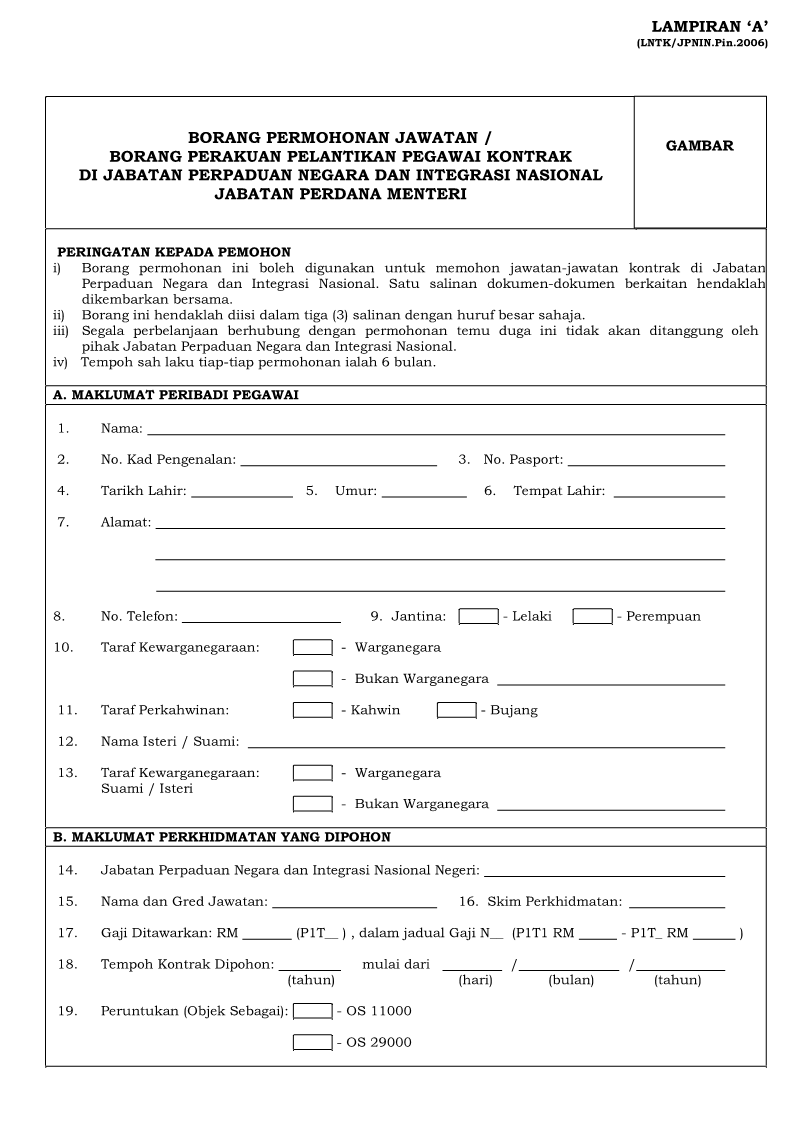
#> input picture borang_compress_1.png, 794 x 1123 px
$ jupyter execute --allow-errors convert_image_to_text_easyocr.ipynb
#> lines starting #> are read from the running program, lines starting #| are printed output that depends on the picture; after the words box and inside, x2 and y2 are one past the last pixel; in counts of white or black regions, pixels touching at a corner belong together
[cell 1]
from PIL import Image
import easyocr
import cv2
from matplotlib import pyplot as plt
import numpy as np
from typing import Union, Tuple

[cell 2]
IMG_PATH = "borang_compress_1.png"

[cell 3]
plt.figure(figsize=(20,12))
plt.imshow(cv2.imread(IMG_PATH))

#> (a cell that did not finish here is left out)

#> (a cell that did not finish here is left out)

#> (a cell that did not finish here is left out)

#> (a cell that did not finish here is left out)

[cell 8]
img = cv2.imread(IMG_PATH)
#> img is the input picture: shape (1123, 794, 3); min 0, max 255, mean 242.3
spacer = 100
#> (the rest of this cell did not finish here and is left out)

[cell 9]
img = cv2.imread(IMG_PATH)
type(img)

[cell 10]
def Rectangle_Around_Text_Blob(img_path: Union[np.ndarray, str]) -> np.ndarray:
#> called with img_path = 'borang_compress_1.png'
    if isinstance(img_path, np.ndarray):
        img = img_path
    elif isinstance(img_path, str):
        img = cv2.imread(img_path)
    gray = cv2.cvtColor(img, cv2.COLOR_BGR2GRAY)
    blur = cv2.GaussianBlur(gray,(5,5),0)
    ret, thresh1 = cv2.threshold(blur, 0, 255, cv2.THRESH_OTSU + cv2.THRESH_BINARY_INV)
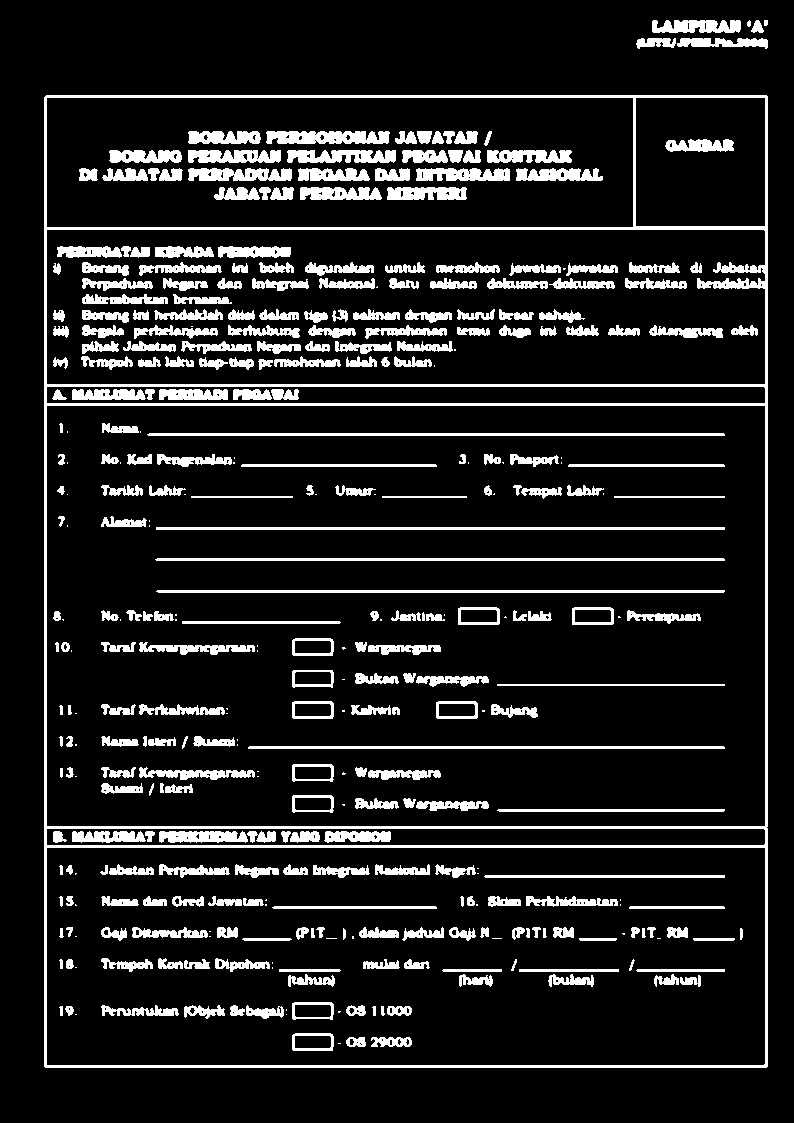
#> thresh1: shape (1123, 794); 12.4% white; 371 white regions (75 under 20 px), largest, box (x1, y1, x2, y2) and area: (44, 95, 768, 1068) 22275, (147, 433, 725, 436) 1730, (156, 527, 725, 530) 1707
#> ret = 209
    rect_kernel = cv2.getStructuringElement(cv2.MORPH_RECT, (18, 18))
    dilation = cv2.dilate(thresh1, rect_kernel, iterations = 1)
#> dilation: shape (1123, 794); 56.9% white; 21 black regions (4 under 20 px)
    contours, _ = cv2.findContours(dilation, cv2.RETR_EXTERNAL,
                                                    cv2.CHAIN_APPROX_NONE)
#> contours = 2 contours; box (x1, y1, x2, y2) and area: (36, 87, 777, 1077) 731856, (628, 12, 777, 58) 6162

    for cnt in contours:
        x, y, w, h = cv2.boundingRect(cnt)
        roi = thresh1[y:y+h, x:x+w]
        # Drawing a rectangle on copied image
        rect = cv2.rectangle(img, (x, y), (x + w, y + h), (0, 255, 0), 2)
#> this loop made 2 passes
#> (x, y, w, h) on passes 1 to 2: (36, 87, 741, 990), (628, 12, 149, 46)
#> pass 1, in Rectangle_Around_Text_Blob, `roi = thresh1[y:y+h, x:x+w]`:
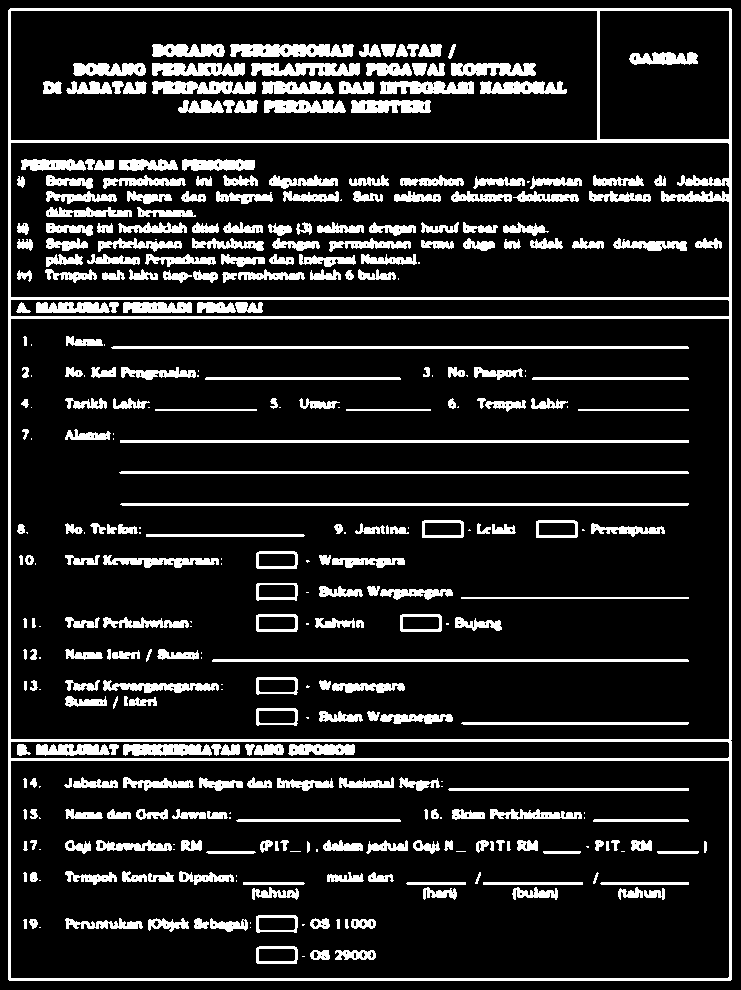
#> roi: shape (990, 741); 14.8% white; 365 white regions (75 under 20 px), largest, box (x1, y1, x2, y2) and area: (8, 8, 732, 981) 22275, (111, 346, 689, 349) 1730, (120, 440, 689, 443) 1707
    return img

image = Rectangle_Around_Text_Blob(IMG_PATH)
plt.figure(figsize=(20,12))
plt.imshow(image)
plt.show()

[cell 11]
type(img)

[cell 12]
def Remove_Table(img_path: Union[np.ndarray, str]) -> Tuple[np.ndarray, np.ndarray]:
    if isinstance(img_path, np.ndarray):
        image = img_path
    elif isinstance(img_path, str):
        image = cv2.imread(img_path)
    result = image.copy()
    gray = cv2.cvtColor(image,cv2.COLOR_BGR2GRAY)
    thresh = cv2.threshold(gray, 0, 255, cv2.THRESH_BINARY_INV + cv2.THRESH_OTSU)[1]
#> thresh: shape (1123, 794); 5.5% white in thin lines or dots, all inside (x1, y1, x2, y2) = (45, 20, 768, 1068)

    # Remove horizontal lines
    horizontal_kernel = cv2.getStructuringElement(cv2.MORPH_RECT, (40,1))
    remove_horizontal = cv2.morphologyEx(thresh, cv2.MORPH_OPEN, horizontal_kernel, iterations=2)
#> remove_horizontal: shape (1123, 794); 1.2% white in thin lines or dots, all inside (x1, y1, x2, y2) = (47, 96, 769, 1067)
    cnts = cv2.findContours(remove_horizontal, cv2.RETR_EXTERNAL, cv2.CHAIN_APPROX_SIMPLE)
#> cnts = 25 contours, 20 with area under 20; largest, box (x1, y1, x2, y2) and area: (500, 684, 727, 686) 226, (48, 227, 769, 229) 132, (616, 496, 727, 498) 110, (194, 496, 295, 498) 100, (384, 496, 469, 498) 84
    cnts = cnts[0] if len(cnts) == 2 else cnts[1]
    for c in cnts:
        cv2.drawContours(result, [c], -1, (255,255,255), 5)
#> this loop made 25 passes
#> c on passes 1 to 8: [[47, 1066], [768, 1066]], [[638, 970], [726, 970]], [[521, 970], [620, 970]], [[631, 907], [726, 907]], [[274, 907], [438, 907]], [[486, 876], [726, 876]], [[47, 846], [768, 846]], [[48, 827], [767, 827]]
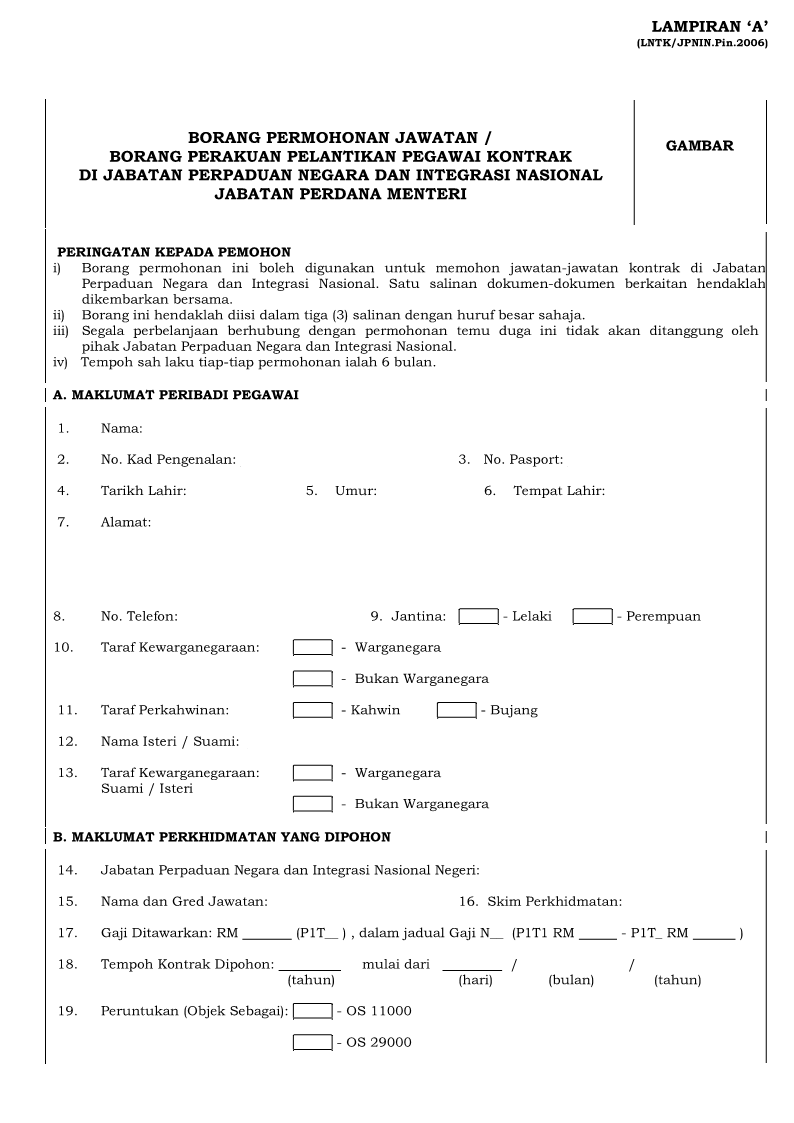
#> result: shape (1123, 794, 3); 1.94% of pixels changed, all inside (x1, y1, x2, y2) = (45, 95, 767, 1068)

    # Remove vertical lines
    vertical_kernel = cv2.getStructuringElement(cv2.MORPH_RECT, (1,40))
#> vertical_kernel = 40 values from 1 to 1
    remove_vertical = cv2.morphologyEx(thresh, cv2.MORPH_OPEN, vertical_kernel, iterations=2)
#> remove_vertical: shape (1123, 794); 0.23% white in thin lines or dots, all inside (x1, y1, x2, y2) = (45, 98, 767, 1070)
    cnts = cv2.findContours(remove_vertical, cv2.RETR_EXTERNAL, cv2.CHAIN_APPROX_SIMPLE)
#> cnts = 7 contours, all with area under 20
    cnts = cnts[0] if len(cnts) == 2 else cnts[1]
    for c in cnts:
        cv2.drawContours(result, [c], -1, (255,255,255), 5)
#> this loop made 7 passes
#> c on passes 1 to 7: [[766, 830], [766, 1069]], [[45, 830], [45, 1069]], [[766, 407], [766, 828]], [[45, 231], [45, 828]], [[766, 98], [766, 386]], [[634, 98], [634, 230]], [[45, 98], [45, 229]]
#> result: shape (1123, 794, 3); 0.33% of pixels changed, all inside (x1, y1, x2, y2) = (45, 99, 767, 1064)

    return thresh, result

[cell 13]
img = cv2.imread(IMG_PATH)

thresh, result = Remove_Table(img)

plt.figure(figsize=(20,12))
plt.imshow(img)
plt.imshow(thresh)

[cell 14]
plt.figure(figsize=(20,12))
plt.imshow(result)

[cell 15]
plt.figure(figsize=(20,12))
plt.imshow(img)
plt.imshow(Rectangle_Around_Text_Blob(result))
#> in Rectangle_Around_Text_Blob (call 2), `ret, thresh1 = cv2.threshold(blur, 0, 255, cv2.THRESH_OTSU + cv2.THRES..`: ret = 205
#> in Rectangle_Around_Text_Blob (call 2), `contours, _ = cv2.findContours(dilation, cv2.RETR_EXTERNAL, cv2.CHAIN_..`: contours = 49 contours; largest, box (x1, y1, x2, y2) and area: (45, 238, 772, 379) 74548, (71, 123, 612, 209) 35364, (93, 919, 421, 1060) 26144, (284, 630, 547, 728) 17472, (284, 756, 498, 822) 10387
#> the loop in Rectangle_Around_Text_Blob (call 2), `for cnt in contours:` made 49 passes
#> (x, y, w, h) on passes 1 to 8: (51, 998, 35, 27), (646, 966, 64, 30), (541, 966, 62, 30), (621, 951, 23, 29), (355, 951, 171, 45), (51, 951, 34, 27), (504, 919, 248, 31), (335, 919, 163, 31)
#> after the loop in Rectangle_Around_Text_Blob (call 2), `for cnt in contours:`:
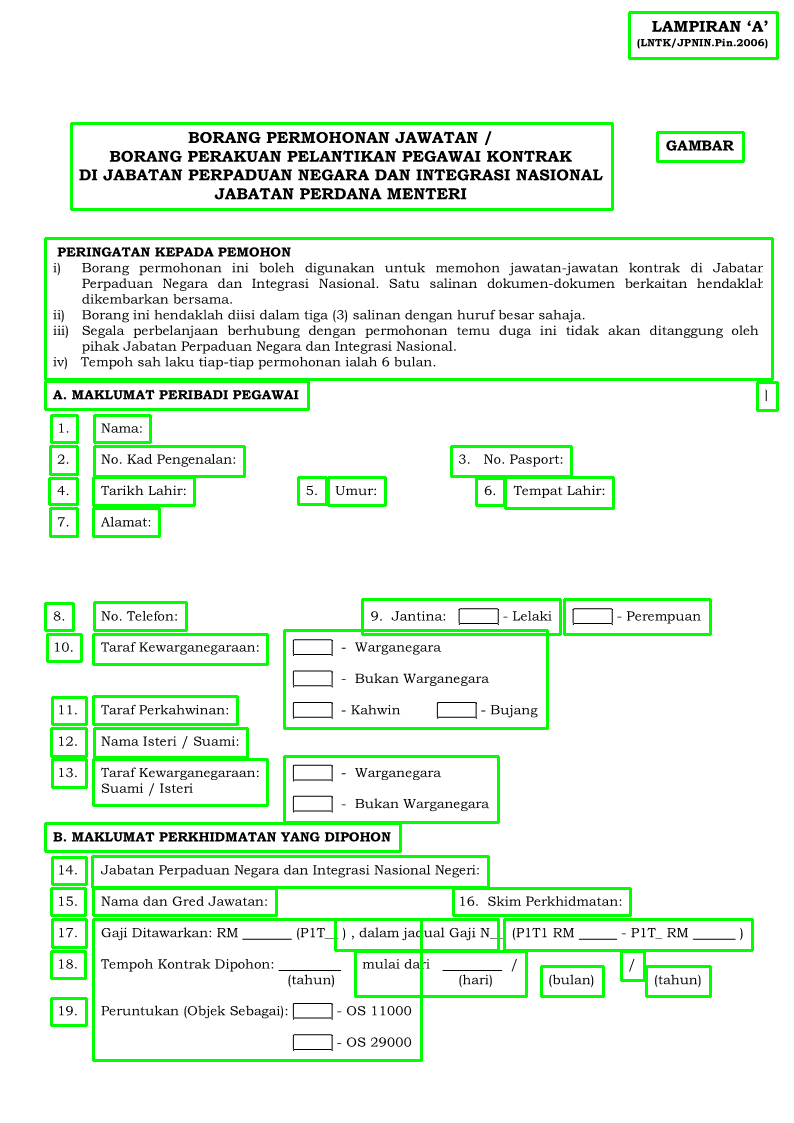
#> img: shape (1123, 794, 3); mean B, G, R 231.8, 245.8, 231.8

$ run again, with borang_compress_2.png copied over borang_compress_1.png
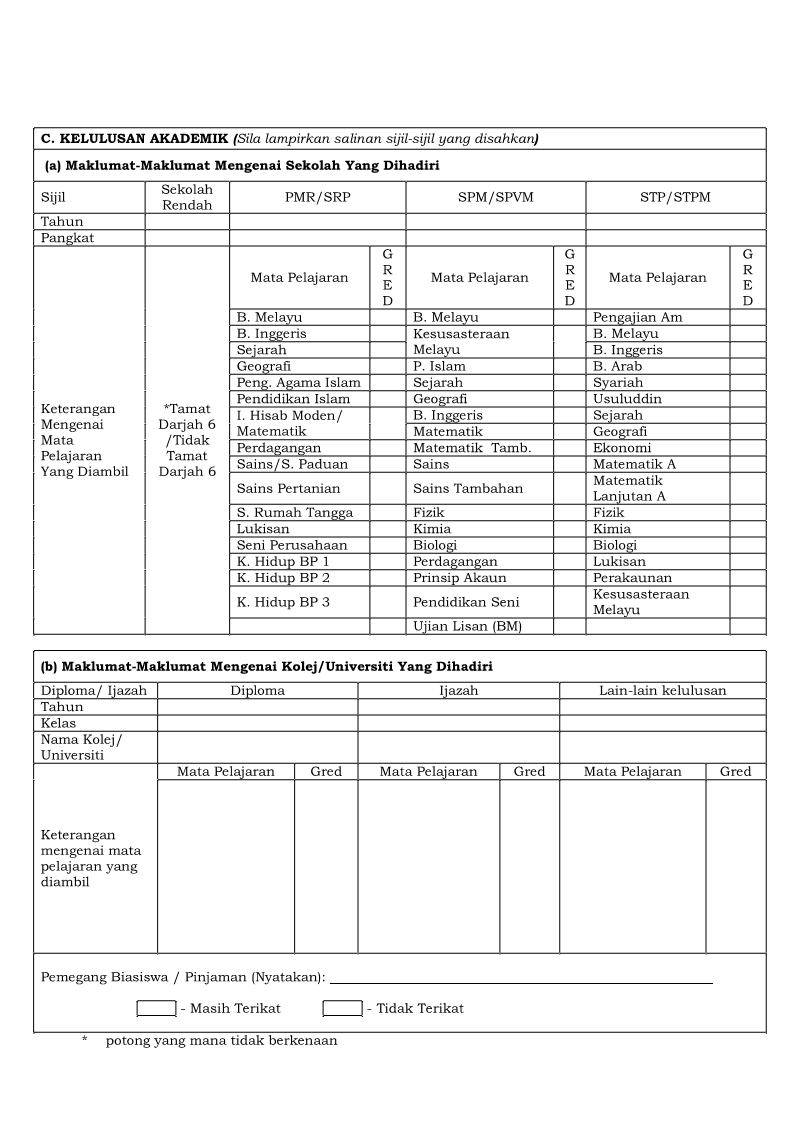
#> input picture borang_compress_2.png, 794 x 1123 px
#> img is the input picture: shape (1123, 794, 3); min 0, max 255, mean 240.5
#> in Rectangle_Around_Text_Blob, `ret, thresh1 = cv2.threshold(blur, 0, 255, cv2.THRESH_OTSU + cv2.THRES..`:
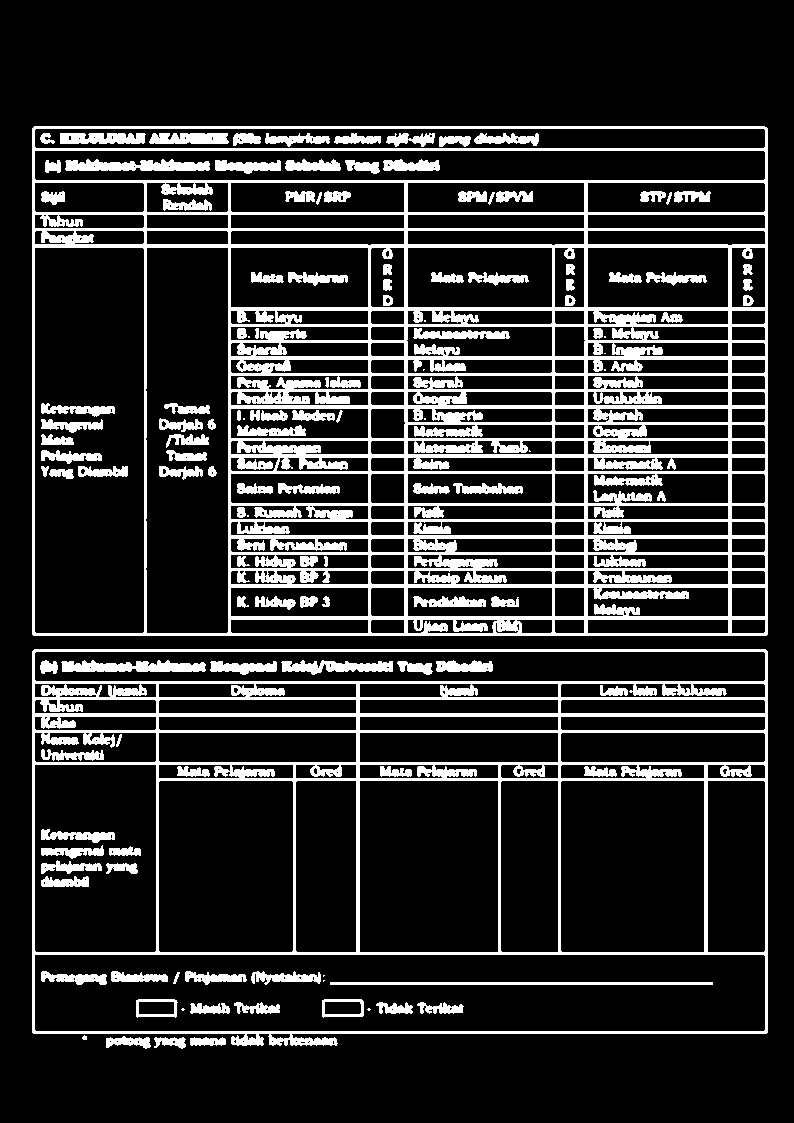
#> thresh1: shape (1123, 794); 17.2% white; 132 white regions (15 under 20 px), largest, box (x1, y1, x2, y2) and area: (32, 126, 768, 636) 84066, (32, 649, 768, 1046) 32875, (65, 159, 210, 171) 1305
#> ret = 216
#> dilation: shape (1123, 794); 58.9% white; 59 black regions (4 under 20 px)
#> contours = 1 contour; box (x1, y1, x2, y2) and area: (24, 118, 777, 1058) 698132
#> the loop in Rectangle_Around_Text_Blob, `for cnt in contours:` made 1 pass
#> (x, y, w, h) on pass 1: (24, 118, 753, 940)
#> thresh: shape (1123, 794); 7.4% white in thin lines or dots, all inside (x1, y1, x2, y2) = (33, 127, 767, 1048)
#> remove_horizontal: shape (1123, 794); 3% white in thin lines or dots, all inside (x1, y1, x2, y2) = (35, 127, 769, 1033)
#> in Remove_Table, `cnts = cv2.findContours(remove_horizontal, cv2.RETR_EXTERNAL, cv2.CHAI..`: cnts = 36 contours, 27 with area under 20; largest, box (x1, y1, x2, y2) and area: (35, 714, 769, 716) 733, (35, 245, 769, 247) 694, (231, 617, 769, 619) 537, (231, 585, 769, 587) 537, (231, 536, 769, 538) 537
#> the loop in Remove_Table, `for c in cnts:` made 36 passes
#> c on passes 1 to 8: [[35, 1032], [768, 1032]], [[332, 983], [714, 983]], [[35, 953], [768, 953]], [[160, 779], [767, 779]], [[35, 763], [768, 763]], [[35, 731], [768, 731]], [[35, 714], [35, 715], [768, 715], [768, 714]], [[36, 698], [767, 698]]
#> vertical_kernel = 40 values from 1 to 1
#> remove_vertical: shape (1123, 794); 0.87% white in thin lines or dots, all inside (x1, y1, x2, y2) = (33, 130, 767, 1036)
#> in Remove_Table, `cnts = cv2.findContours(remove_vertical, cv2.RETR_EXTERNAL, cv2.CHAIN_..`: cnts = 26 contours, 17 with area under 20; largest, box (x1, y1, x2, y2) and area: (585, 183, 587, 637) 452, (405, 183, 407, 638) 452, (729, 247, 731, 638) 389, (357, 684, 359, 956) 271, (369, 426, 371, 637) 210
#> the loop in Remove_Table, `for c in cnts:` made 26 passes
#> c on passes 1 to 8: [[766, 782], [766, 1035]], [[157, 782], [157, 956]], [[33, 782], [33, 1035]], [[705, 765], [705, 955], [706, 956], [706, 765]], [[499, 765], [499, 955], [500, 955], [500, 765]], [[294, 765], [294, 956]], [[766, 701], [766, 780]], [[33, 701], [33, 780]]
#> thresh1: shape (1123, 794); 7% white; 269 white regions (21 under 20 px), largest, box (x1, y1, x2, y2) and area: (65, 159, 210, 171) 1273, (62, 660, 206, 672) 1267, (282, 660, 393, 675) 972
#> ret = 212
#> dilation: shape (1123, 794); 28.1% white; 30 white regions
#> contours = 30 contours; largest, box (x1, y1, x2, y2) and area: (24, 304, 370, 640) 56096, (405, 304, 540, 640) 30796, (32, 125, 548, 219) 27597, (585, 304, 698, 624) 25676, (24, 643, 502, 769) 24246
#> the loop in Rectangle_Around_Text_Blob (call 2), `for cnt in contours:` made 30 passes
#> (x, y, w, h) on passes 1 to 8: (98, 1028, 248, 29), (74, 1028, 22, 21), (33, 963, 439, 63), (33, 821, 117, 75), (712, 758, 48, 28), (576, 758, 115, 28), (505, 758, 49, 28), (372, 758, 114, 28)
#> after the loop in Rectangle_Around_Text_Blob (call 2), `for cnt in contours:`:
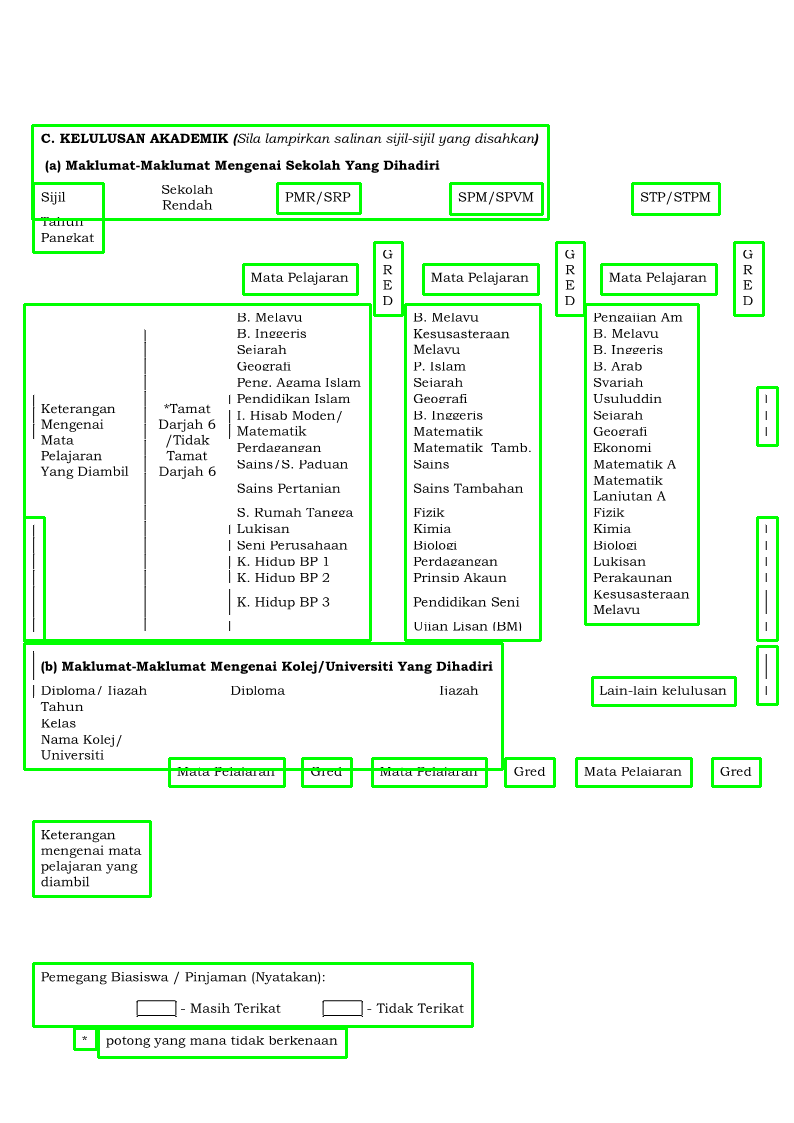
#> img: shape (1123, 794, 3); mean B, G, R 237.8, 248.3, 237.8
